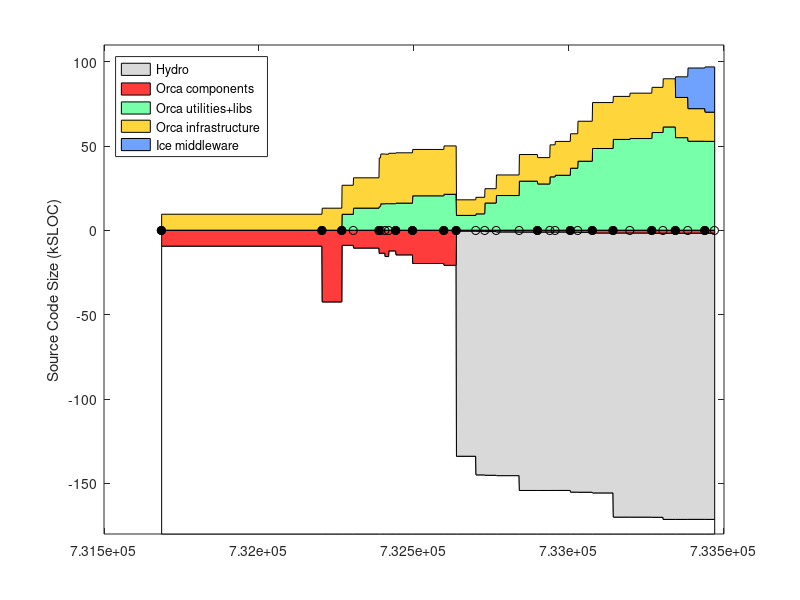

MATLAB code for this plot: (Note: this script raises an error after producing the figure.)
% keep track of orca project size using sloccount
clear all

%%%%%%%%%% DATA %%%%%%%%%%%%%%%%%%%%

% include/* except: include/{Freeze IceSSL IcePatch2}
% src/{Ice Slice IceGrid icecpp IceStorm slice2cpp IceUtil IceBox IceXML}
%  Sice212 = [
%  (7842-1000) + (22093+18419+11499+10568+4392+4200+4252+567+316)
%  ];
%  Sice301 = [
%  (8164-1000) + (23018+19384+19169+10596+4479+4343+4308+622+319)
%  ];
% same as above, but now also add Java:
% src/{IceInternal Ice IceUtil IceBox}
%  Sice310 = [
%  (8810-1200) + (24275+20494+22689+10587+4569+4877+4770+667+319) + (13190+6915+1262+493)
%  ];
%  Sice311 = [
%  (8950-1275) + (24511+20505+22898+10590+4600+4884+4782+683+323) + (13266+6929+1262+504)
%  ];

% it's much easier to count the whole of Ice (we use most of it anyway)
% sloccount include/ src/
% (this does not account for .ice files in [ice]/slice/* but it's a small fraction of total)
Sice212 = 133523;
Sice301 = 144513;
Sice310 = 153243;
Sice311 = 154145;
Sice320 = 168475;
Sice321 = 169725;

% indeces
iyy=1;
imm=2;
idd=3;
iver=4;
isub=5;
ibase=6;
icomp=7;
iutil=8;
iad=9;

% the old way to count lines in *.ice files:
% rename them to *.cpp like this:
% $cd src/interfaces/slice/orca; for file in *; do mv $file `echo $file | sed s/.ice/.cpp/`; done
Sorca = [ ...
% YY    MM  DD  ?   SUB     BASE        COMP           UTILS    A&D VERSION
% 0.8.6: a single distro, divide in halves arbitrarily
2003     4  14  1   0       18930/2     18930/2             0   0   % 0.8.6 (last change in doc/ChangeLog
% BASE: orca-base
% COMP: sloccount orca-components/src/components
% UTIL: slocc orca-components/src/util
2004     9  13  1   0       42543   13047   0       0   % 0.11.0
2004    11  16  1   0       8963    17208   9441    0   % 0.12.0
2004    12  23  0   0       10596   17965   13094   0   % 0.12.1
2005     3  16  1   0       13767   28881   14005   0   % 0.13.0
2005     3  21  0   0       13620   29524   15665   0   % 0.13.1
2005     4   4  0   0       15630   29345   15727   0   % 0.13.2
2005     4  16  0   0       12283   29897   15724   0   % 0.13.3
2005     5   9  1   0       14639   29838   16056   0   % 0.14.0
2005     7   2  1   0       19751   27479   20395   0   % 0.15.0
2005    10  11  1   0       20818   28675   21303   0   % 1.0.0
% BASE: c_ount src/interfaces/slice/orca/*.ice
% COMP: sloccount src/components
% UTIL: sloccount src/utils
2005    11  20  1   Sice212 530    9226         8781        0   % 2.0.0-rc1
2006     1  22  0   Sice301 596    9801         9695        0   % 2.0.0-rc2
% UTIL-IN-COMP: sloccount components/log* 
% COMP: sloccount components MINUS UTIL-IN-COMP
% UTIL: sloccount utils PLUS UTIL-IN-COMP
2006     2  20  0   Sice301 813    9867-1372    14734+1372  0  % 2.0.0-rc3
% UTIL-IN-COMP: sloccount components/orcaview* components/log*
2006     3  29  0   Sice301 1052   14625-2421   18131+2421  0  % 2.0.0-rc4
2006     6  11  0   Sice310 1116   19999-4215   24867+4215  0  % 2.0.0-rc5  
2006     8   9  1   Sice310 1116   19979-4348   23066+4348  0  % 2.0.0
2006     9  18  0   Sice310 1094   19317-329    31304+329   0  % 2.0.1
2006    10   5  0   Sice310 1094   20384-329    32255+329   0  % 2.0.2
2006    11  23  1   Sice311 1178   21408-1001   35768+1001  0  % 2.1.0
% BASE: c_count src/interfaces/slice/orca/*.ice
% COMP: sloccount src/components
% UTIL: sloccount src/utils src/libs
2006    12  17  0   Sice311 1240    23701   40914  0   % 2.1.1
2007     2   2  1   Sice311 1671    27238   48446  0   % 2.2.0
2007     4  10  1   Sice320 1671    25512   53828  0   % 2.3.0
2007     6   3  0   Sice320 1682    26905   54359  0   % 2.4.0
2007     8  13  1   Sice320 1772    26795   57918  0    % 2.5.0
2007     9  18  0   Sice321 1787    28573   61216  0    % 2.6.0
% A&D: Hydro: sloccount src
2007    10  28  1   Sice321 1787    23840   54879  12251    % 2.7.0
2007    12   7  0   Sice321 1750    19312   52762  24104    % 2.8.0
2008     1  31  1   Sice321 1775    17306   52701  26826    % 2.9.0
];
Vorca ={'0.8.6', '0.11.0', '0.12.0', '0.12.1', '0.13.0', '0.13.1', '0.13.2', '0.13.3', '0.14.0', '0.15.0', '1.0.0', ...
    '2.0.0-rc1', '2.0.0-rc2', '2.0.0-rc3', '2.0.0-rc4', '2.0.0-rc5', '2.0.0', '2.0.1', '2.0.2', '2.1.0', '2.1.1', ...
    '2.2.0', '2.3.0', '2.4.0', '2.5.0', '2.6.0', '2.7.0', '2.8.0', '2.9.0' }';

% add a dummy release just for display
Sorca(end+1,:) = Sorca(end,:);
Sorca(end,imm) = Sorca(end,imm)+1;
Sorca(end,iver) = 0;
Vorca{end+1} = 'dummy';

% convert dates
Torca = datenum(Sorca(:,iyy),Sorca(:,imm),Sorca(:,idd));

% 2nd digit releases
i2 = (Sorca(:,iver)==1);
Torca2 = Torca(i2);
Vorca2 = Vorca(i2);

% for comparison, ASN
%  Sasn = 90433;

Sgenom = [
% YY    MM  DD  ? SUB   BASE    COMP    UTIL    VERSION
% SUB : cd pocolibs-2.3; sloccount include src
% BASE: cd genom-2.0; sloccount include src
% COMP: 0
% UTIL: 0 
2007    8   31  1  9786    11368   0   0       % 2.0
];

Splayer = [ 
% YY    MM  DD  ?   SUB     BASE                COMP       UTIL  VERSION
% BASE: (server-drivers)+client_libs
% COMP: drivers + utils
2002    12 04   1  0    (17331-12037)+9188      12037+2685 0    % 1.3.1
2003    7  15   1  0    (30452-24334)+12458     24334+3064 0    % 1.4-rc1
2003    12 07   1  0    (37378-30947)+13110     30947+9633 0    % 1.4-rc2
2004    5  31   1  0    (49225-42643)+13664     42643+3550 0    % 1.5
2004    11 12   1  0    (50758-43190)+13545     43190+4479 0    % 1.6
2005    1  31   0  0    (52069-44517)+13576     44517+4662 0    % 1.6.2
2005    7  28   0  0    (53348-45686)+14300     45686+5188 0    % 1.6.5
% BASE: (libplayercore-./bindings) + client_libs + (libplayertcp-./bindings)
% note: libplayerxdr is autogenerated
% COMP: server + utils
2005    10 25   0  0    (4866-0)+7560+(1391-0)  46474+5725  0   % 2.0pre7
% SUB : 0
% BASE: sloccount libplayercore client_libs libplayertcp 
%           MINUS sloccount libplayercore/bindings/ libplayertcp/bindings
% note: libplayerxdr is autogenerated
% COMP: sloccount server 
% UTIL: sloccount utils PLUS stage/src
2006    2  28   1  0    63992-47749-1291        54704       0     % 2.0.0
2006    3  25   1  0    65606-48912-1291        53033       0     % 2.0.1
2006    6   9   1  0    69083-51546-1319        61421       0     % 2.0.2
2006    9  26   1  0    69388-51546-1319        64088       13606       % 2.0.3
2007    5   2   1  0    69602-51686-1359        58396       9589+13606  % 2.0.4
2007   12  13   1  0    34980-2039              74385       11417+15464 % 2.1.0rc1
];
Tplayer = datenum(Splayer(:,1),Splayer(:,2),Splayer(:,3));

Saria = [
% YY    MM  DD  ? SUB   BASE    COMP    UTIL    VERSION
% SUB : 0
% BASE: sloccount ArNetworking/include/ ArNetworking/src/
% COMP: sloccount include src
% UTIL: 0 
2007    2   20  1  0    15854   45965   0       % 2.5.1
];

Scarmen = [
% YY    MM  DD  ?   SUB     BASE    COMP                    UTIL   VERSION
% SUB : cd src; sloccount ipc
% BASE: sloccount carmenpp global java python
% COMP: sloccount src MINUS all other
% UTIL: sloccount logger logtools mapeditor param_daemon robotgui simulator 
2007    8   15  1  24965    12032   107745-24965-12032-19629  19629   % 0.6.7
];

Sorocos = [
% YY    MM  DD  ?   SUB     BASE    COMP                        UTIL   VERSION
% SUB : cd ACE_wrappers; sloccount ace PLUS sloccount TAO/tao/
% BASE: ?
% LIBS: sloccount orocos-bfl-[VERSION]-src/src PLUS sloccount kdl-[VERSION]/kdl
% COMP: sloccount orocos-rtt-[VERSION]/src PLUS cd orocos-ocl-[VERSION]; sloccount hardware motion_control
% UTIL: cd orocos-ocl-[VERSION]; sloccount taskbrowser signals deployment reporting viewer ocl 
2007    8   15  1  160300+237011   0   (7767+12865)+(48971+20068)    5104   % ace-5.5, tao-1.5, rtt-1.2.1, bfl-0.6.1, kdl-0.4, ocl-0.4.1
];

Syarp = [
% YY    MM  DD  ?   SUB  BASE     COMP       UTIL   VERSION
% SUB : 0
% BASE: sloccount libYARP_OS libYARP_OS_compat
% COMP: sloccount yarpdev libYARP_dev libYARP_math libYARP_sig libYARP_sig_compat 
% UTIL: sloccount yarp-imageviewer modules
2007    7   26  1  0     21633   23528    1613   % 2.1.6
];

% YY    MM  DD  ?   SUB  BASE     COMP       UTIL
% SUB : 0
% BASE: 0
% COMP: sloccount . (matlab files will not be counted)
% UTIL: 0
Sopenslam = [
2007    8   16  1   0    0        23719      0
];

%%%%%%%%%% PLOTTING %%%%%%%%%%%%%%%%%%%%

Smax = 180;
d0 = [Torca Torca+1]'; d0=d0(:); d0(1)=[];
d1 = Smax-Sorca(:,isub)-Sorca(:,ibase); d1 = [d1 d1]'; d1=d1(:); d1(end)=[];
d2 = Sorca(:,isub); d2 = [d2 d2]'; d2=d2(:); d2(end)=[];
d3 = Sorca(:,ibase); d3 = [d3 d3]'; d3=d3(:); d3(end)=[];
d4 = Sorca(:,icomp); d4 = [d4 d4]'; d4=d4(:); d4(end)=[];
d5 = Sorca(:,iutil); d5 = [d5 d5]'; d5=d5(:); d5(end)=[];
d6 = Sorca(:,iad); d6 = [d6 d6]'; d6=d6(:); d6(end)=[];

figure(1), clf
ha=area( d0, [d1 d2 d3 d5 d4 d6]/1e3, -Smax ); hold on
plot( Torca, 0*Torca, 'k-o' )
h2=plot( Torca2, 0*Torca2, 'ko' );
set(h2,'markerfacecolor','k')
ylabel('Source Code Size (kSLOC)')

% colors
white = 1*[1 1 1];
gray = .85*[1 1 1];
red = min(255,[255 0 0]+60)/255;
orange = min(255,[255 153 0]+60)/255;
green = min(255,[60 255 109]+60)/255;
blue = min(255,[51 102 255]+60)/255;

set(ha(1),'facecolor', white);
set(ha(2),'facecolor', gray);
set(ha(3),'facecolor', red);
set(ha(4),'facecolor', green);
set(ha(5),'facecolor', orange);
set(ha(6),'facecolor', blue);
ha(1)=[];
legend(fliplr(ha),'Hydro','Orca components','Orca utilities+libs','Orca infrastructure','Ice middleware', 'Location','NorthWest')
%  xlim(datenum([2004;2005],[7;7],[1;1]) )
ylim([-Smax 110])
ax=axis;
%  xlim( [ax(1) datenum([2006 12 31])] )
ax=axis;
% label releases
mark('x', Torca2 )
i2odd = (1:2:length(Torca2));
ht = text(Torca2(i2odd)+5,.04*ax(4)*ones(length(i2odd),1),Vorca2(i2odd));
set(ht,'fontsize',8)
i2even = (2:2:length(Torca2));
ht = text(Torca2(i2even)+5,.08*ax(4)*ones(length(i2even),1),Vorca2(i2even));
set(ht,'fontsize',8)
datetick( 'x', 12 )
hp = plot( Tplayer, -Splayer(:,ibase)/1e3, 'k--o', Tplayer, Splayer(:,icomp)/1e3, 'k--o' );
set(hp, 'color', .5*[1 1 1] )
hpt = text( Tplayer(2), -Splayer(2,ibase)/1e3-8, 'Player infrastructure');
set(hpt, 'color', .5*[1 1 1] )
hpt = text( Tplayer(2), (Splayer(2,icomp)+Splayer(2,iutil))/1e3-5, 'Player "components+utils"');
set(hpt, 'color', .5*[1 1 1] )
%mark('y', Dasn(1,1)/1e3 );
%text( datenum([2003 5 1]), Dasn(1,1)/1e3, 'ASN')
xlabel('Releases')
title('http://orca-robotics.sf.net')

ht=text(datenum(2003,7,1),-Smax+15, '*   generated using David A. Wheeler`s SLOCCount' );
set(ht,'fontsize',8)
ht=text(datenum(2003,7,1),-Smax+5, '** see data in [ORCA2]/scripts/matlab/sloccount/slocs.m' );
set(ht,'fontsize',8)

xlim( [ax(1) datenum([2008 2 20])] )
